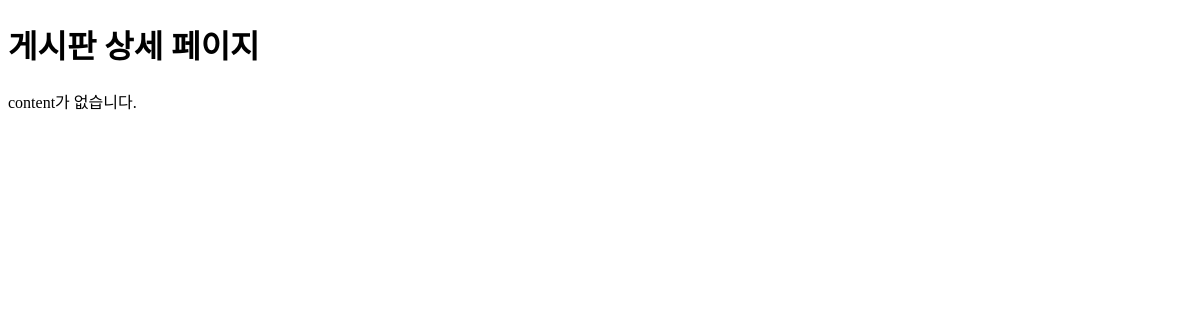
/postDetail/, run on an earlier commit of the app's database.
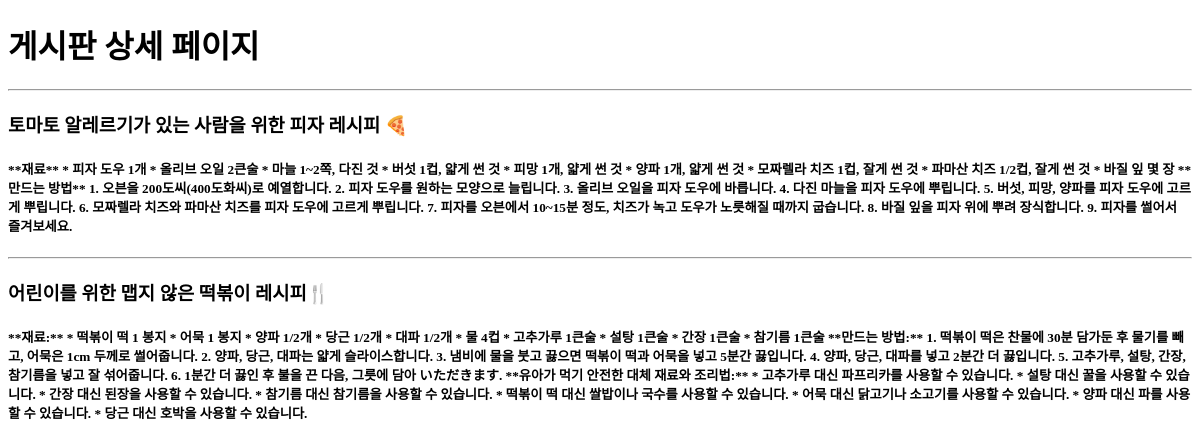
And on a later commit of the database.
### postDetail/models.py (models this page shows)
class PostContent(models.Model):
 title = models.CharField(max_length=200)
 content = models.TextField()
 pub_date = models.DateField('date published')

### postDetail/views.py (the view)
# urls.py: path('', views.postDetailPage, name='postDetailPage'),
def postDetailPage(request):
    post_list = PostContent.objects.order_by('-pub_date')
    post_content = {'post_list': post_list}
    return render(request, 'pages/postDetailPage.html', post_content)

### templates/pages/postDetailPage.html (shortened to what this page needs)
<!DOCTYPE html>
<html lang="en">
  <head>
  </head>
  <body>
    <h1>게시판 상세 페이지</h1>
    {% if post_list %} {% for post_content in post_list %}
    <hr />
    <h3>{{ post_content.title }}</h3>
    <h5>{{ post_content.content }}</h5>
    {% endfor %} {% else %}
    <p>content가 없습니다.</p>
    {% endif %}
  </body>
</html>

What changed in the data, as far as the page shows it:
added PostContent: title "토마토 알레르기가 있는 사람을 위한 피자 레시피 🍕", content "**재료** * 피자 도우 1개 * 올리브 오일 2큰술 * 마늘 1~2쪽, 다진 것 * 버섯 1컵, 얇게 썬 것 * 피망 1개, 얇게 썬 것 * 양파 1개, 얇게 썬 것 * 모짜렐라 치즈 1컵, 잘게 썬 것 * 파마산 치즈 1/2컵, 잘게 썬 것 * 바질 잎 몇 장 **만드는 방법** 1. 오븐을 200도씨(400도화씨)로 예열합니다. 2. 피자 도우를 원하는 모양으로 늘립니다. 3. 올리브 오일을 피자 도우에 바릅니다. 4. 다진 마늘을 피자 도우에 뿌립니다. 5. 버섯, 피망, 양파를 피자 도우에 고르게 뿌립니다. 6. 모짜렐라 치즈와 파마산 치즈를 피자 도우에 고르게 뿌립니다. 7. 피자를 오븐에서 10~15분 정도, 치즈가 녹고 도우가 노릇해질 때까지 굽습니다. 8. 바질 잎을 피자 위에 뿌려 장식합니다. 9. 피자를 썰어서 즐겨보세요."
added PostContent: title "어린이를 위한 맵지 않은 떡볶이 레시피🍴", content "**재료:** * 떡볶이 떡 1 봉지 * 어묵 1 봉지 * 양파 1/2개 * 당근 1/2개 * 대파 1/2개 * 물 4컵 * 고추가루 1큰술 * 설탕 1큰술 * 간장 1큰술 * 참기름 1큰술 **만드는 방법:** 1. 떡볶이 떡은 찬물에 30분 담가둔 후 물기를 빼고, 어묵은 1cm 두께로 썰어줍니다. 2. 양파, 당근, 대파는 얇게 슬라이스합니다. 3. 냄비에 물을 붓고 끓으면 떡볶이 떡과 어묵을 넣고 5분간 끓입니다. 4. 양파, 당근, 대파를 넣고 2분간 더 끓입니다. 5. 고추가루, 설탕, 간장, 참기름을 넣고 잘 섞어줍니다. 6. 1분간 더 끓인 후 불을 끈 다음, 그릇에 담아 いただきます. **유아가 먹기 안전한 대체 재료와 조리법:** * 고추가루 대신 파프리카를 사용할 수 있습니다. * 설탕 대신 꿀을 사용할 수 있습니다. * 간장 대신 된장을 사용할 수 있습니다. * 참기름 대신 참기름을 사용할 수 있습니다. * 떡볶이 떡 대신 쌀밥이나 국수를 사용할 수 있습니다. * 어묵 대신 닭고기나 소고기를 사용할 수 있습니다. * 양파 대신 파를 사용할 수 있습니다. * 당근 대신 호박을 사용할 수 있습니다."
Also different on the page:
text no longer shown: "content가 없습니다."
